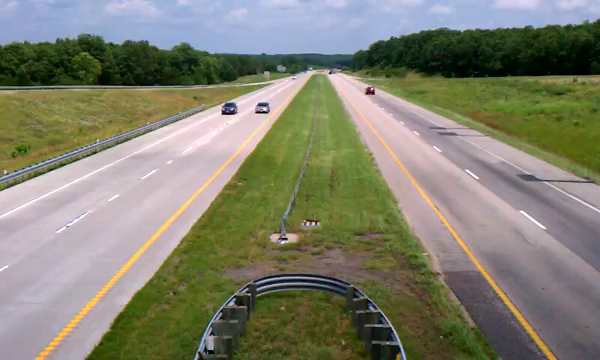
#> input picture frame 180 of Computer Vision and Cognitive Services/Final_Project/videoplayback.mp4, 600 x 360 px
$ jupyter execute --allow-errors test_ale.ipynb
#> lines starting #> are read from the running program, lines starting #| are printed output that depends on the picture; after the words box and inside, x2 and y2 are one past the last pixel; in counts of white or black regions, pixels touching at a corner belong together
# Test

Il notebook sarà diviso in due parti:
<ol>
<li>Importazione del video;</li>
<li>test dei metodi del paper.</li>
</ol>

## Importazione del video

Alla fine mi sono scaricato il video da Youtube

[cell 1]
# Simply view the video
from IPython.display import Video

Video("videoplayback.mp4")

## Test

[cell 2]
import numpy as np
import cv2 as cv

[cell 3]
# get important imformation
capture = cv.VideoCapture('videoplayback.mp4')
cv.namedWindow('Video', cv.WINDOW_NORMAL)

if capture.isOpened():
    #cerco le dimensioni di un frame e altri dati utili
    width  = capture.get(cv.CAP_PROP_FRAME_WIDTH)   # tutti float
    height = capture.get(cv.CAP_PROP_FRAME_HEIGHT)

    print('width: ', width)
    print('height:', height)

    fps = capture.get(cv.CAP_PROP_FPS)

    print('fps:', fps)  # float `fps`

    frame_count = capture.get(cv.CAP_PROP_FRAME_COUNT)

    print('frames count:', frame_count)  # float `frame_count`

while capture.isOpened():

    ret, frame = capture.read()
#> frame is the input picture: shape (360, 600, 3); mean B, G, R 110.7, 128.7, 129

        #checking if the video has ended
    if not ret:
        print("No frame (stream end?). Exiting ...")
        cv.destroyAllWindows()
        break

        #put in a box the time of the video
    cv.rectangle(frame, (10, 2), (100,20), (255,255,255), -1)
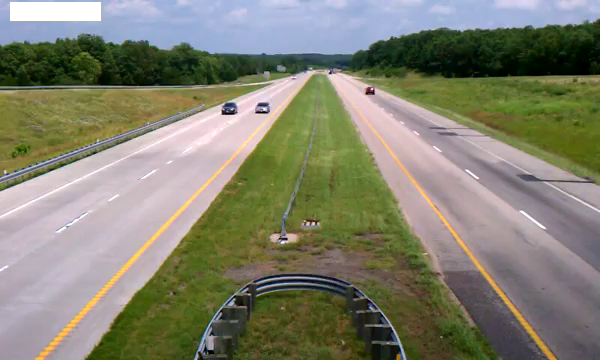
#> frame: shape (360, 600, 3); 0.8% of pixels changed, all inside (x1, y1, x2, y2) = (10, 2, 101, 21)
    cv.putText(frame, str(round(capture.get(cv.CAP_PROP_POS_FRAMES)/capture.get(cv.CAP_PROP_FPS),2)), (15, 15),
               cv.FONT_HERSHEY_SIMPLEX, 0.5 , (0,0,0))
#> frame: shape (360, 600, 3); 0.04% of pixels changed, all inside (x1, y1, x2, y2) = (17, 5, 50, 16)

    cv.imshow('Video', frame)

    keyboard = cv.waitKey(round(fps))
#> (key Esc is pressed here)
    if keyboard == 'q' or keyboard == 27:
        break
capture.release()

## TUTTO

[cell 4]
#COSTANTI (Fissati già al training dell'SVM)
IMG_HEIGHT, IMG_WIDTH = (20, 20)

#PARAMETRI DA SETTARE
# choose the subtractor
#subtractor = cv.bgsegm.createBackgroundSubtractorGMG(initializationFrames=10, decisionThreshold=0.9)
subtractor = cv.createBackgroundSubtractorMOG2()

threshold = 200

#PARAMETRI DEL BLOB DETECTOR
params = cv.SimpleBlobDetector_Params()

params.blobColor = 255

# Filter by Area.
params.filterByArea = True
params.minArea = 400
params.maxArea = 10000

detector = cv.SimpleBlobDetector_create(params)

#perform a dilation and a erosion to erase the 'noise'
erosion_size = 5
    #the argument can be: cv.MORPH_RECT, cv.MORPH_CROSS, cv.MORPH_ELLIPSE
erosion_shape = cv.MORPH_RECT

[cell 5]
from joblib import dump, load
#> (the rest of this cell did not finish here and is left out)

[cell 6]
import pandas as pd
columns = ['x1','y1','x2','y2','frame_number']
DOME_df = pd.DataFrame(columns = columns)

[cell 7]
capture = cv.VideoCapture('videoplayback.mp4')

#create resizable windows
#cv.namedWindow('Original video', cv.WINDOW_NORMAL)
cv.namedWindow('Foreground PRE', cv.WINDOW_NORMAL)
cv.namedWindow('Foreground POST', cv.WINDOW_NORMAL)
cv.namedWindow('Keypoints', cv.WINDOW_NORMAL)
cv.namedWindow('Opened Image', cv.WINDOW_NORMAL)

counter = -1

while capture.isOpened():
    ret, frame = capture.read()


        #checking if the video has ended
    if not ret:
        print("No frame (stream end?). Exiting ...")
        cv.destroyAllWindows()
        break
    counter += 1
    if counter % 100 == 0: print(counter)

    fgmask = subtractor.apply(frame)
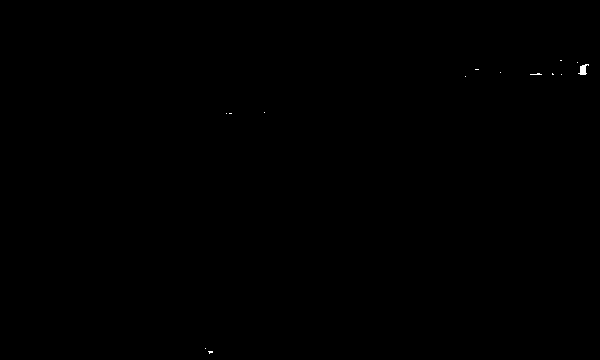
#> fgmask: shape (360, 600); values 127 (black) and 255 (white), 0.05% white; 14 white regions (13 under 20 px), largest, box (x1, y1, x2, y2) and area: (578, 64, 589, 75) 67

    cv.imshow('Foreground PRE', fgmask)

    #THRESHOLDING
    (T, gray) = cv.threshold(fgmask, threshold, 255, cv.THRESH_BINARY)
#> T = 200

    #FLOOD FILLING
    im_floodfill = gray.copy()
    h, w = gray.shape
#> h = 360; w = 600
    mask = np.zeros((h+2, w+2), np.uint8)
    # Floodfill from point (0, 0)
    cv.floodFill(im_floodfill, mask, (0,0), 255);
#> im_floodfill: shape (360, 600); every value is 255
    # Invert floodfilled image
    im_floodfill_inv = cv.bitwise_not(im_floodfill)
#> im_floodfill_inv: shape (360, 600); every value is 0
    # Combine the two images to get the foreground.
    im_out = cv.bitwise_or(gray, im_floodfill_inv)
    # Display images
    cv.imshow('Foreground POST', im_out)


    #BLOB DETECTOR
    kernel = cv.getStructuringElement(erosion_shape, (2 * erosion_size + 1, 2 * erosion_size + 1),
                                       (erosion_size, erosion_size))

    erosion_dst = cv.erode(im_out, kernel)

    dilatation_dst = cv.dilate(erosion_dst, kernel)

    cv.imshow("Opened Image", dilatation_dst)

    keypoints = detector.detect(dilatation_dst)
#> keypoints = ()


    for keypoint in keypoints:
        x, y = keypoint.pt
        side = keypoint.size/2
        x1 = round(x-side)
        y1 = round(y-side)
        x2 = round(x+side)
        y2 = round(y+side)
        mydict = {
            'x1' : x1,
            'y1' : y1,
            'x2' : x2,
            'y2' : y2,
            'frame_number' : counter
        }
        #mydf = pd.DataFrame(mydict, index = [0])
        #DOME_df = DOME_df.append(mydf, ignore_index = True)

        if y1 > 0 and x1 > 0:
            vehicle = frame[y1:y2,x1:x2]
            if  side*side > IMG_HEIGHT*IMG_WIDTH:
                vehicle=cv.resize(vehicle, (IMG_HEIGHT, IMG_WIDTH),interpolation = cv.INTER_AREA)
                vehicle =np.array(vehicle, np.float32)
                vehicle /= 255
                vehicle = vehicle.reshape(1,-1)
                prediction = best_SVM.predict(vehicle)

                frame = cv.rectangle(frame, (x1, y1), (x2, y2), (0,0,255), 2, cv.FILLED)

                if prediction == 0:
                    text = 'Bus'
                elif prediction == 1:
                    text = 'Car'
                else:
                    text = 'Truck'
                mydict['classId'] = text
                mydf = pd.DataFrame(mydict, index = [0])
                DOME_df = DOME_df.append(mydf, ignore_index = True)

                    # Finds space required by the text so that we can put a background with that amount of width.
                (w, h), _ = cv.getTextSize(text, cv.FONT_HERSHEY_SIMPLEX, 0.6, 1)

                # Prints the text.
                frame = cv.rectangle(frame, (x1, y1- 20), (x1 + w, y1), (0,0,255), -1)
                frame = cv.putText(frame, text, (x1, y1-5),cv.FONT_HERSHEY_SIMPLEX, 0.6, (0,255,0), 1)
#> this loop made 0 passes


    #im_with_keypoints = cv.drawKeypoints(frame, keypoints, np.array([]), (0,0,255),
    #                                     cv.DRAW_MATCHES_FLAGS_DRAW_RICH_KEYPOINTS)

    cv.imshow('Keypoints', frame)
    keyboard = cv.waitKey(round(fps))
#> (key Esc is pressed here)
    if keyboard == 'q' or keyboard == 27:
        break
capture.release()
#out.release()

$ run again, starting later in the video
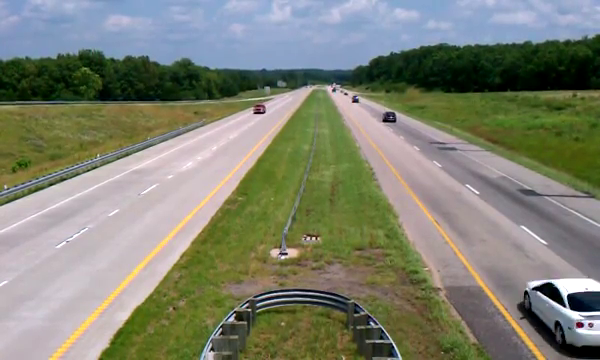
#> input picture frame 1440 of Computer Vision and Cognitive Services/Final_Project/videoplayback.mp4, 600 x 360 px
#> frame is the input picture: shape (360, 600, 3); mean B, G, R 113.6, 129.9, 126.9
#> `cv.putText(frame, str(round(capture.get(cv.CAP_PROP_POS_FRAMES)/captur..`:
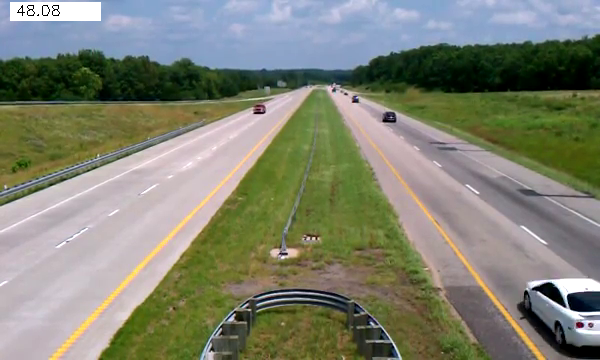
#> frame: shape (360, 600, 3); mean B, G, R 113.8, 130.5, 127.7
#> `fgmask = subtractor.apply(frame)`:
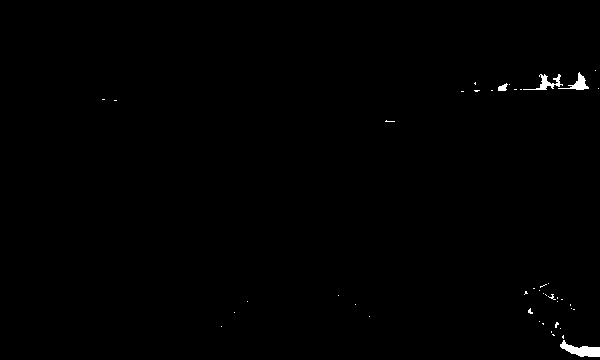
#> fgmask: shape (360, 600); values 127 (black) and 255 (white), 0.43% white; 44 white regions (40 under 20 px), largest, box (x1, y1, x2, y2) and area: (560, 340, 600, 357) 349, (523, 74, 563, 90) 200, (558, 72, 589, 90) 176, (498, 83, 508, 91) 51
#> T = 200
#> im_floodfill: shape (360, 600); every value is 255
#> im_floodfill_inv: shape (360, 600); every value is 0
#> keypoints = ()
